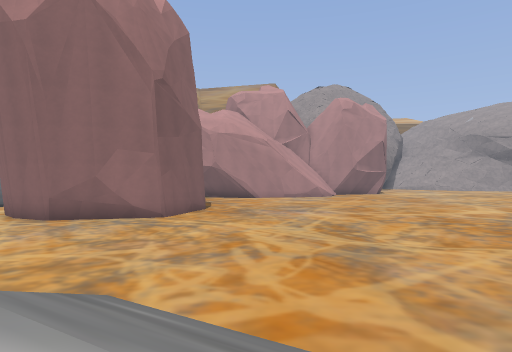
[1] (above)

24 first-person views from a walk through a 3-D level made in the Godot game engine. The camera is 1.2 m above the floor, looks level and sees 75° across. The floor is counted in squares, 2 m on a side. Each view is taken from the middle of a square. On the plan, view 1 faces up. The plan holds only what a view shows up to about 10 squares ahead; the rest is blank. The place goes on beyond the plan. Some surface patterns are stand-ins.

[2]
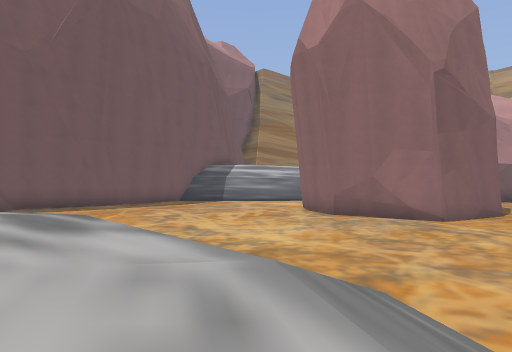

[3]
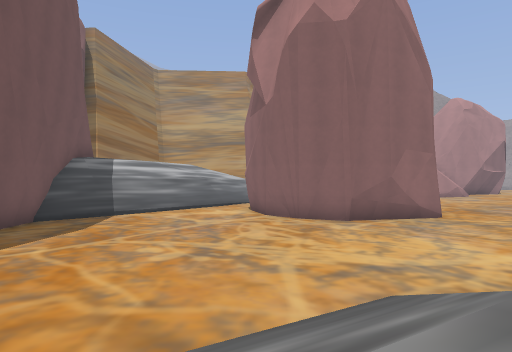

[4]
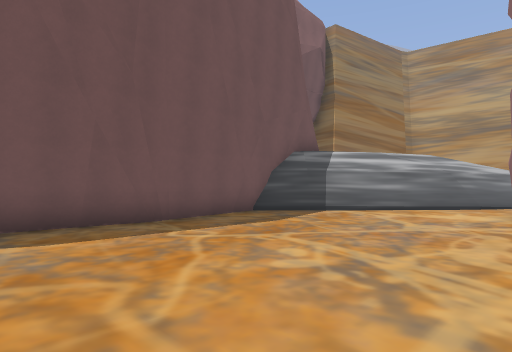

[5]
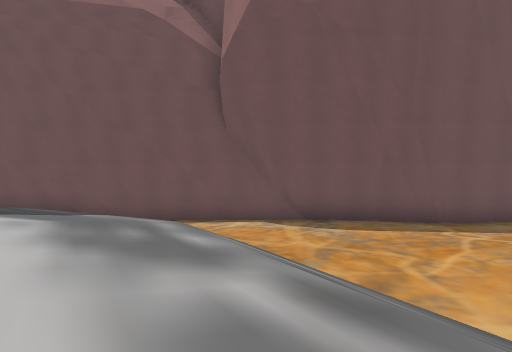

[6]
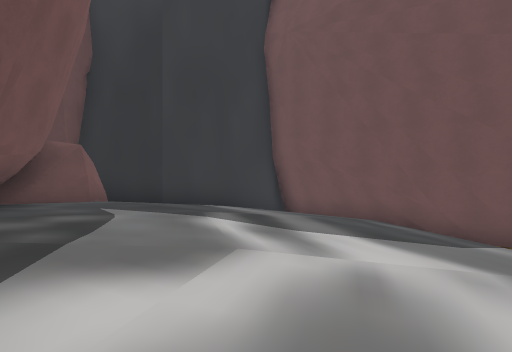

[7]
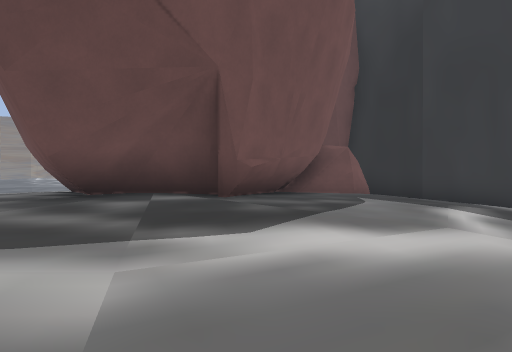

[8]
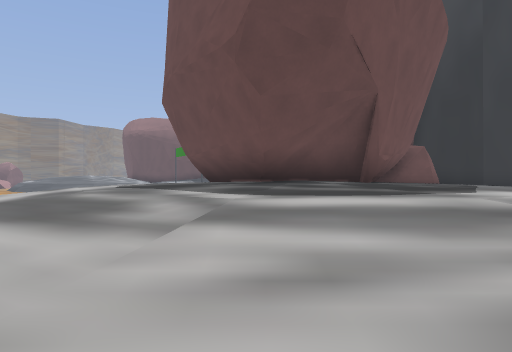

[9]
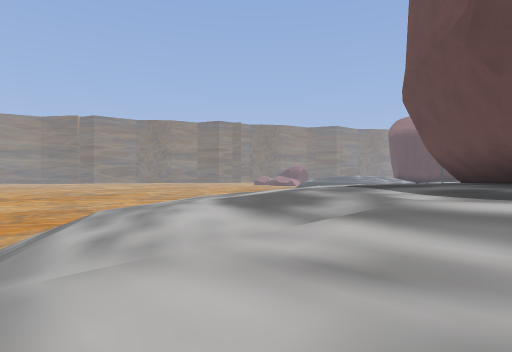

[10]
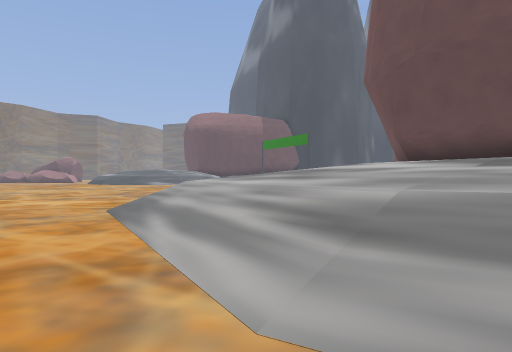

[11]
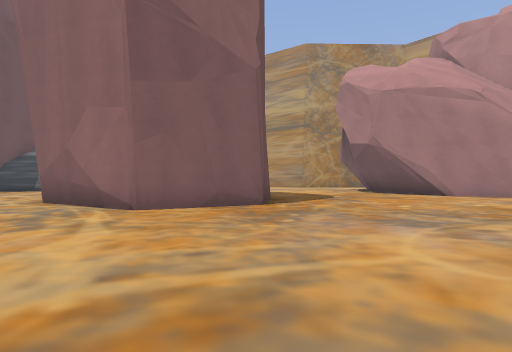

[12]
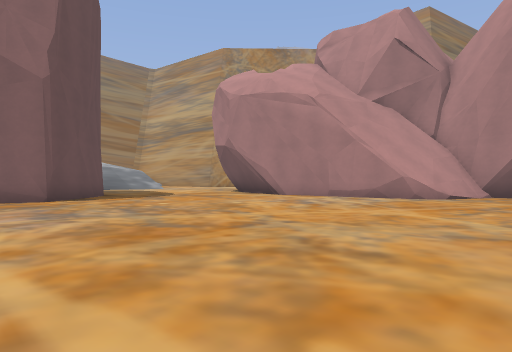

[13]
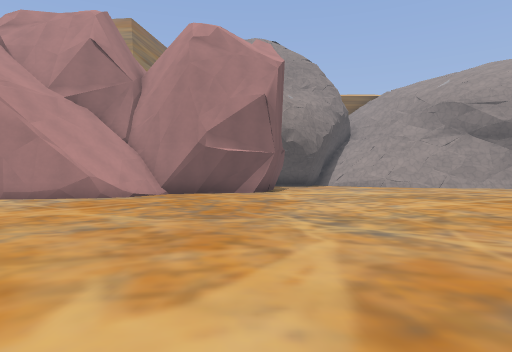

[14]
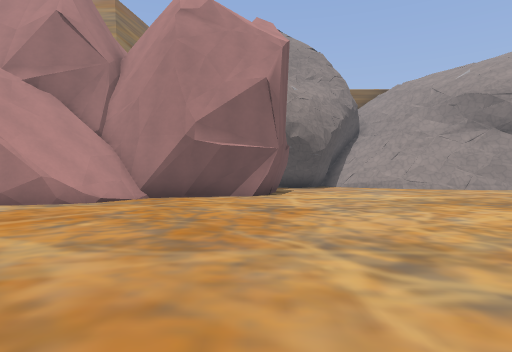

[15]
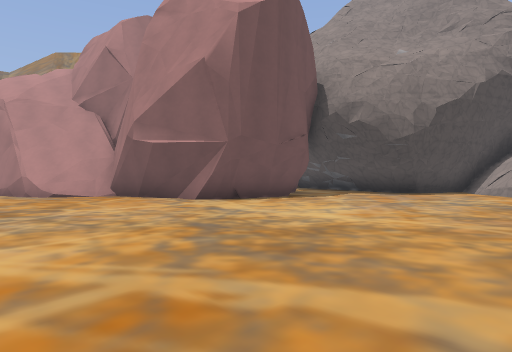

[16]
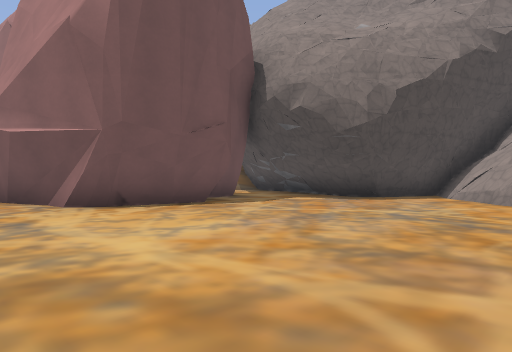

[17]
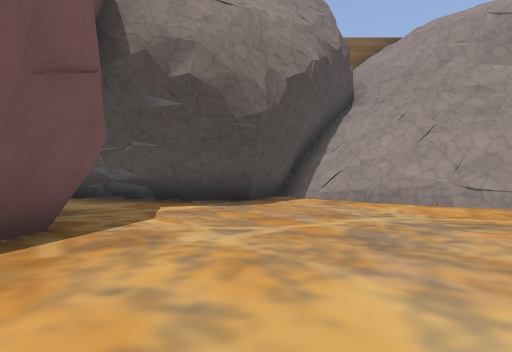

[18]
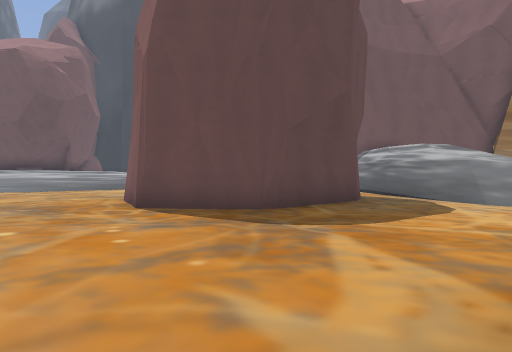

[19]
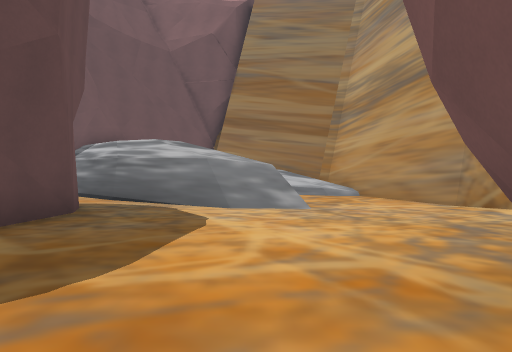

[20]
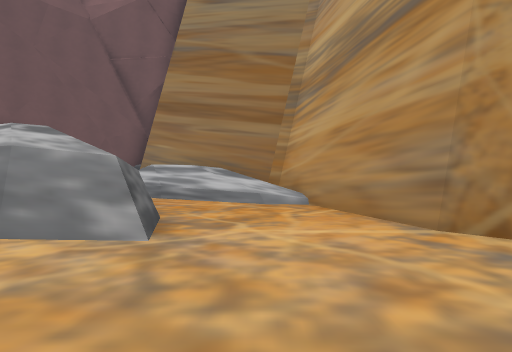

[21]
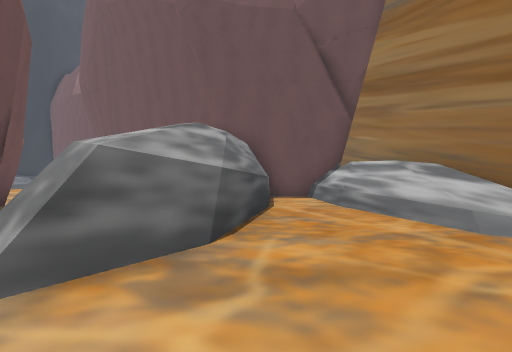

[22]
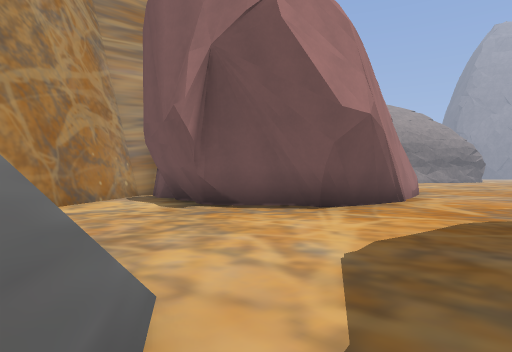

[23]
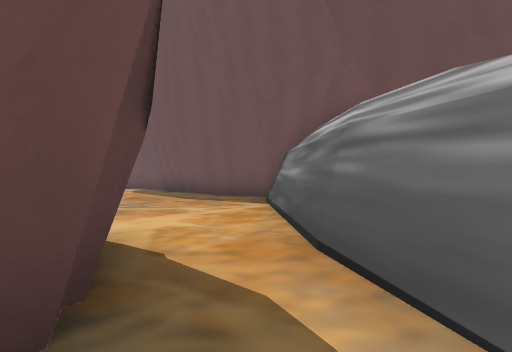

[24]
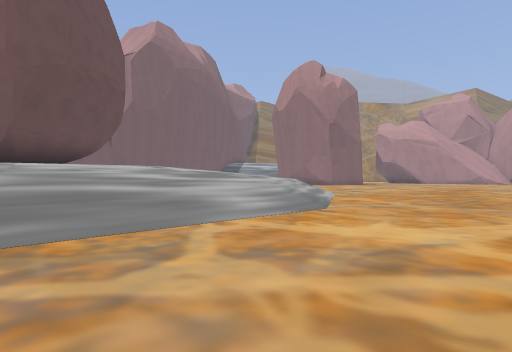

### Floor plan
Key: @ floor where view 1 was taken; # wall or solid block; . main floor; : floor 0.5 m higher than the main floor; + floor 1.5 m higher than the main floor; * floor 1.75 m higher than the main floor; % floor 2 m higher than the main floor; & floor 3.5 m higher than the main floor; / step, stairs or slope; = window, fence, low wall or low ledge; ^ raised ledge.
Columns run from 15 left of view 1 to 15 right of it. Each row starts with its distance up from view 1.
 31                            ##
 30                           #.##
 29                          ##..#
 28                       ####...#^
 27                       #........
 26                       ##.......
 25                        ##.....
 24          ####          ##......
 23         ##..#          #.......
 22        ##..##        ###.......
 21     ####...#       ###.........
 20  ####......##      #...........
 19  ##=/.......## ####^...........
 18 ##+:...=/....###...............
 17 ##/..////......................
 16 # /.#//=.....................
 15 #/.#////....................
 14 #.#///#..###...............
 13 ## &/#=### ##..............
 12  # /##.#    ##............
 11  #/#=..     ##...........
 10  ###....## ##...........
  9  #.......###...........
  8  #....................
  7  #....................
  6  #...................
  5  #..................
  4  #.................
  3  #....../// ///....
  2 ##....///////////..  ..
  1 #...//////////////......
  0 ##.. //////////@///.....
 -1  #. ////////////////....
 -2  #  /////*****//////....
 -3  # ////***%%%**//////...
 -4  # ////**%%%%%**/////...
 -5  # ///**%%###%%**////....
 -6  # ///**%#####%**////....
 -7  # ///**##   #%**////.....
 -8   /////##    #%*/////.....
 -9   ### ##      **    /....

Positions as (right, up) in squares from view 1, and headings:
1: (0, 0), facing up
2: (0, 0), facing up-left
3: (-8, 0), facing up
4: (-7, 2), facing up-left
5: (-5, 1), facing left
6: (-6, -1), facing down-left
7: (-6, 0), facing down
8: (-3, 2), facing down
9: (-4, 2), facing down-right
10: (3, 2), facing down
11: (3, 7), facing up-left
12: (7, 10), facing up-left
13: (8, 10), facing up
14: (8, 12), facing up
15: (15, 17), facing up-left
16: (15, 20), facing up-left
17: (11, 21), facing up
18: (1, 18), facing down-left
19: (-1, 17), facing left
20: (-4, 19), facing left
21: (-7, 20), facing down-left
22: (-8, 15), facing up-right
23: (-7, 15), facing down-left
24: (9, -9), facing up-left
